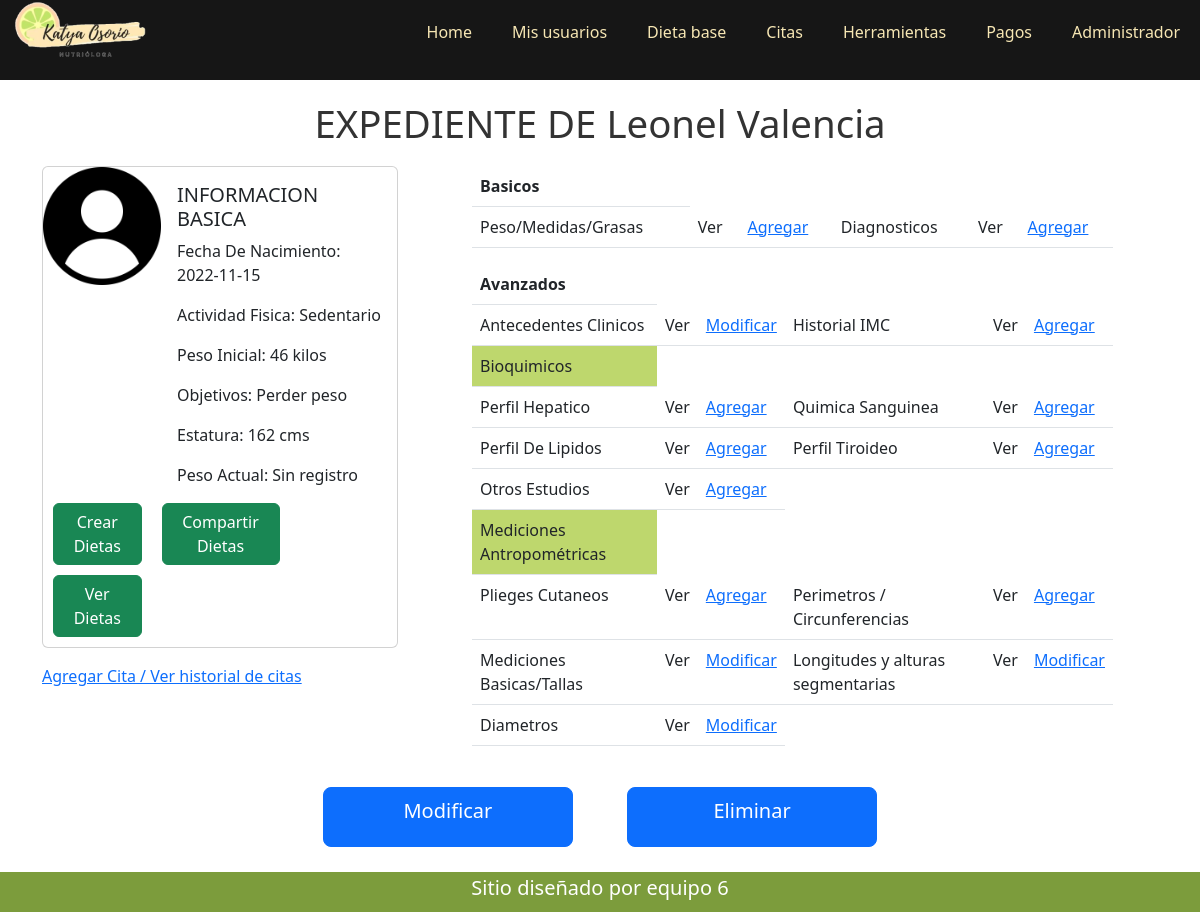
The page /admin/Expediente.php?id=7 on the database its author committed.
### tables this page shows
CREATE TABLE `datosbasicos` (
  `id` int(11) NOT NULL,
  `idUsuario` int(11) NOT NULL,
  `genero` varchar(50) NOT NULL,
  `actividadFisica` varchar(150) NOT NULL,
  `estatura` int(11) NOT NULL,
  `objetivos` varchar(150) NOT NULL,
  `pesoI` int(11) NOT NULL,
  `nacimiento` date NOT NULL
);

CREATE TABLE `usuarios` (
  `idUsuario` int(11) NOT NULL,
  `username` varchar(100) NOT NULL,
  `password` varchar(50) NOT NULL,
  `nombres` varchar(150) NOT NULL,
  `apellidoP` varchar(150) NOT NULL,
  `apellidoM` varchar(150) NOT NULL,
  `telefono` varchar(10) NOT NULL,
  `rol_id` int(11) NOT NULL
);

### admin/DB/conexion.php (called while the page is built, shortened)
<?php
    class Conexion{
        private $servidor="localhost";
        private $usuario="root";
        private $contrasenia="";
        private $conexion;
        public function __construct()
        {
            try {
                $this->conexion=new PDO("mysql:host=$this->servidor;dbname=bdnutricion",$this->usuario,$this->contrasenia);
                $this->conexion->setAttribute(PDO::ATTR_ERRMODE,PDO::ERRMODE_EXCEPTION);
            } catch (PDOException $e) {
                return "Falla de conexion ".$e;
            }
        }
        public function consultar($sql){
            $sentencia=$this->conexion->prepare($sql);
            $sentencia->execute();
            return $sentencia->fetchAll();
        }
    }
?>

### admin/Expediente.php (the view, shortened to what this page needs)
<?php
    $idUser= $_GET['id'];
    include ("DB/conexion.php");
    $con=new Conexion();
    $resultado= $con->consultar("SELECT u.nombres,u.apellidoP,d.* FROM datosbasicos as d INNER JOIN usuarios as u ON d.idUsuario=u.idUsuario WHERE d.idUsuario=$idUser;");
?>
<!DOCTYPE html>
<html lang="en">
<head>
    <link href="./css/expediente.css" rel="stylesheet" />
    <link href="https://cdn.jsdelivr.net/npm/bootstrap@5.2.2/dist/css/bootstrap.min.css" rel="stylesheet"
>
</head>
<body>
    <?php include("./cabecera.php")?>
    <?php foreach($resultado as $cliente){ ?>
    <h1 class="titulo"> EXPEDIENTE DE <?php echo($cliente['nombres']." ".$cliente['apellidoP']); ?></h1>
    <div class="container">
        <div class="row">
            <div class="col-4" id="informacionBasica">
                <div class="card mb-3" style="max-width: 640px;">
                    <div class="row g-0">
                        <div class="col-md-4">
                            <img src="./assets/images/woman.png" class="img-fluid rounded-start" alt="...">
                        </div>
                        <div class="col-md-8">
                            <div class="card-body">
                                <h5 class="card-title">INFORMACION BASICA</h5>
                                <p class="card-text">Fecha De Nacimiento: <?php echo($cliente['nacimiento']); ?></p>
                                <p class="card-text">Actividad Fisica: <?php echo($cliente['actividadFisica']); ?></p>
                                <p class="card-text">Peso Inicial: <?php echo($cliente['pesoI']); ?> kilos</p>
                                <p class="card-text">Objetivos: <?php echo($cliente['objetivos']); ?></p>
                                <p class="card-text">Estatura: <?php echo($cliente['estatura']); ?> cms</p>
                                <p class="card-text">Peso Actual: Sin registro</p>
                            </div>
    <?php } ?>
                        </div>
                        <a href="./dietaManual.php" class="btn btn-success col-md-3">Crear Dietas</a>
                        <a href="./dietaCompartir.php" class="btn btn-success col-md-4">Compartir Dietas</a>
                        <a href="./dietaHistorial.php" class="btn btn-success col-md-3">Ver Dietas</a>
                    </div>
                </div>
                <a href=".//agendarCitas.php">Agregar Cita / Ver historial de citas</a>
            </div>
            <div class="col-7" id="dataBasicAvan">
                <table class="table">
                    <th>Basicos</th>
                    <tr>
                        <td>Peso/Medidas/Grasas</td>
                        <td>Ver </td>
                        <td><a href="./basicMedidasGrasas.php">Agregar</a></td>
                        <td> Diagnosticos</td>
                        <td>Ver</td>
                        <td><a href="./diagnosticoObservaciones.php">Agregar</a></td>
                    </tr>
                </table>
                <table class="table">
                    <th>Avanzados</th>
                    <tr>
                        <td>Antecedentes Clinicos</td>
                        <td>Ver</td>
                        <td><a href="./antecedentesClinicos.php">Modificar</a></td>
                        <td> Historial IMC</td>
                        <td> Ver</td>
                        <td><a href="./calculadoraIMC.php">Agregar</a></td>
                    </tr>
                    <tr class="avanzadoTipo">
                        <td>Bioquimicos</td>
                    </tr>
                    <tr>
                        <td>Perfil Hepatico</td>
                        <td>Ver </td>
                        <td><a href="./bioPerfilHepatico.php">Agregar</a></td>
                        <td> Quimica Sanguinea</td>
                        <td>Ver</td>
                        <td><a href="./bioQuimicaSanguinea.php">Agregar</a></td>
                    </tr>
                    <tr>
                        <td>Perfil De Lipidos</td>
                        <td>Ver </td>
                        <td><a href="./bioPerfilLipidos.php">Agregar</a></td>
                        <td>Perfil Tiroideo</td>
                        <td> Ver</td>
                        <td><a href="./bioPerfilTiroideo.php">Agregar</a></td>
                    </tr>
                    <tr>
                        <td>Otros Estudios</td>
                        <td>Ver </td>
                        <td><a href="./bioOtrosEstudios.php">Agregar</a></td>
                    </tr>
                    <tr class="avanzadoTipo">
                        <td>Mediciones Antropométricas</td>
                    </tr>
                    <tr>
                        <td>Plieges Cutaneos</td>
                        <td>Ver</td>
                        <td><a href="./antPlieguesCut.php">Agregar</a></td>
                        <td>Perimetros / Circunferencias</td>
                        <td>Ver</td>
                        <td><a href="./antPerimetros.php">Agregar</a></td>
                    </tr>
                    <tr>
                        <td>Mediciones Basicas/Tallas</td>
                        <td>Ver</td>
                        <td><a href="./antMedBasicas.php">Modificar</a></td>
                        <td>Longitudes y alturas segmentarias</td>
                        <td>Ver</td>
                        <td><a href="./antLongitudes.php">Modificar</a></td>
                    </tr>
                    <tr>
                        <td>Diametros</td>
                        <td>Ver</td>
                        <td><a href="./antDiametros.php">Modificar</a></td>
                    </tr>
                </table>
            </div>
        </div>
        <div id="btnUpdateDelete">
            <a href="./modificarUsuario.php?id=<?php echo($idUser); ?>" class="btn btn-primary btn-lg btnGuardar">Modificar</a>
            <a href="./eliminarUsuario.php?id=<?php echo($idUser); ?>" class="btn btn-primary btn-lg btnGuardar">Eliminar</a>
        </div>
    </div>
    <footer>
        <h5>Sitio diseñado por equipo 6</h5>
    </footer>
</body>
</html>

### admin/css/expediente.css (style rules this page uses)
:root { --first-color: #F7E7B4; --first-alpha:#BED76D; --slink-color:#509EE3; --second-color:#161616; --second-alpha-color:#A09A8D; --third-color:#7C9C3C; --third-alpha-color:#887D52; --white-color:#FFFFFF; --black-color:#000000; --gray-color: #CCCCCC; --gray-light-color:#F3F3F3; --gray-dark-color:#666666; --title-color:#333333; --text-color:#222222; --third-color:#7C9C3C; --forth-colorr:#3E3727; --fourth-alpha-color:#846B56; --fifth-color:#B1AFA0; --fifth-alpha-color:#F9F3DF; --verde-oscuro:#006F04; }
* { box-sizing: border-box; padding: 0; margin: 0; }
html { font-family: 'Raleway', sans-serif; }
body { font-size: 1.6rem; color: var(--text-color); font-weight: Bold; }
.titulo { color: var(--title-color); font-size: 2.4rem; text-align: center; margin: 20px; padding-top: 80px; }
#dataBasicAvan { margin-left: 50px; }
.btn-success { margin: 10px; }
.avanzadoTipo { min-width: 450px; background-color: var(--first-alpha); }
#btnUpdateDelete { text-align: center; }
.btnGuardar { width: 250px; height: 60px; border-radius: 8px; color: var(--white-color); margin: 25px; }
footer { width: 100%; height: 40px; bottom: 0; align-items: center; background-color: var(--third-color); color: var(--white-color); display: flex; align-items: center; justify-content: center; }

### rows shown on the page
datosbasicos: idUsuario.nombres "Leonel", idUsuario.apellidoP "Valencia", nacimiento "2022-11-15", actividadFisica "Sedentario", pesoI "46", objetivos "Perder peso", estatura "162"
